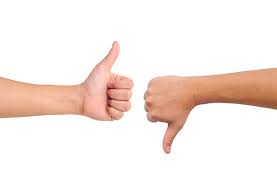
#> input picture assets/image.jpeg, 277 x 182 px
$ python image_converter.py
#> lines starting #> are read from the running program, lines starting #| are printed output that depends on the picture
import numpy as np
from PIL import Image
import os


# 1. Load and process image
img = Image.open("image.jpeg").resize((224, 224))
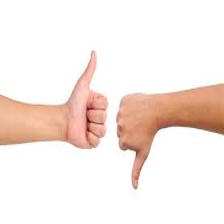
#> img: PIL image 224x224 RGB; mean R, G, B 247, 234.7, 228.9
img_array = np.array(img)
print("Image shape:", img_array.shape)  # Should output (224, 224, 3)
#| Image shape: (224, 224, 3)

# 2 Normalize and quantize (if model is quantized)
img_array = (img_array / 255.0).astype(np.float32)  # Normalize to [0, 1] (float32)
img_quantized = (img_array).astype(np.uint8)   # Quantize to 8-bit (uint8)
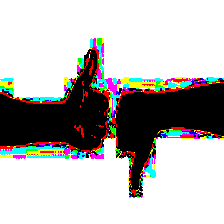
#> img_quantized: shape (224, 224, 3); mean R, G, B 0.726, 0.721, 0.712; drawn with 1 as white
print("After quant image shape:", img_quantized)
#> (printed output is left out)

img_quantized.tofile("assets")

#Den eimai sigouros ama einai swsto giati mporei na min xreiazetai quantification sto input.
